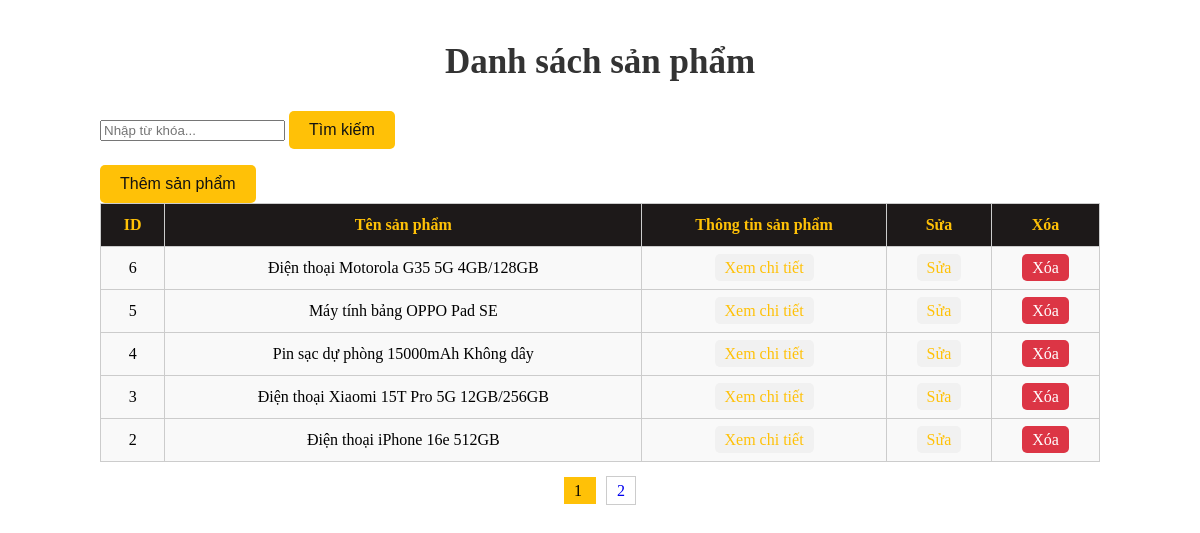
The app's page /Xmobile-master/admins/admincp/pages/content/quanlysanpham.php with its own data.
### tables this page shows
CREATE TABLE `products` (
  `Id` int(11) NOT NULL,
  `Name` varchar(255) NOT NULL,
  `Price` decimal(15,2) NOT NULL,
  `Ram` varchar(50) DEFAULT NULL,
  `Chip` varchar(100) DEFAULT NULL,
  `Rom` varchar(50) DEFAULT NULL,
  `Sim` varchar(100) DEFAULT NULL,
  `Mobile_Network` varchar(100) DEFAULT NULL,
  `Resolution` varchar(100) DEFAULT NULL,
  `Screen_size` varchar(50) DEFAULT NULL,
  `Camera` text DEFAULT NULL,
  `Operating_System` varchar(100) DEFAULT NULL,
  `Battery_Capacity` varchar(50) DEFAULT NULL,
  `Color` varchar(50) DEFAULT NULL,
  `Brand` int(11) NOT NULL,
  `Type` int(11) NOT NULL,
  `Description` text DEFAULT NULL
);

### Xmobile-master/admins/admincp/pages/content/quanlysanpham.php (the view, shortened to what this page needs)
<link rel="stylesheet" href="css/style_table.css">
<div class="container mx-auto">
    <h2>Danh sách sản phẩm</h2>
    <form method="GET" action="index.php" class="flex items-center gap-3 mb-3">
        <?php
                if(isset($_GET["keyword"])){
                    $keyword = $_GET["keyword"];
                } else {
                    $keyword = "";
                }
        ?>
        <input type="text" name="keyword" placeholder="Nhập từ khóa..." value="<?php echo $keyword; ?>"
            class="flex-1 px-4 py-2 border border-gray-300 rounded-lg focus:outline-none focus:ring-2 focus:ring-blue-500"
        >
        <button type="submit" class="px-4 py-2 bg-blue-600 text-black rounded-lg hover:bg-blue-700 transition duration-200">
            Tìm kiếm
        </button>
    </form>
    <a href="index.php?action=themsanpham"><button type="button">Thêm sản phẩm</button></a>
    <table border="1px" cellspacing="0" cellpadding="0" width="80%">
        <tr>
            <th>ID</th>
            <th>Tên sản phẩm</th>
            <th>Thông tin sản phẩm </th>
            <th>Sửa</th>
            <th>Xóa</th>
        </tr>
        <?php
            include_once "../../connection/open.php";
            $recordsPerPage = 5;
            $sqlCountRecords = "SELECT COUNT(*) AS total_records FROM products
                                WHERE products.Name LIKE '%$keyword%'";
            $countRecords = mysqli_query($connection, $sqlCountRecords);
            $totalRecords = 0;
            foreach ($countRecords as $countRecord) {
                $totalRecords = $countRecord["total_records"];
            }
            $pages = ceil($totalRecords / $recordsPerPage);
            if (isset($_GET["page"])) {
                $page = $_GET["page"];
            } else {
                $page = 1;
            }
            $start = ($page - 1) * $recordsPerPage;
            $sql_products = "SELECT * FROM products
                            WHERE products.Name LIKE '%$keyword%'
                            ORDER BY products.Id DESC
                            LIMIT $start, $recordsPerPage";
            $products = mysqli_query($connection, $sql_products);
            foreach ($products as $product) {
        ?>
        <tr>
            <td><?php echo $product["Id"] ?></td>
            <td><?php echo $product["Name"] ?></td>
            <td><a href="index.php?action=chitietsanpham&id=<?php echo $product['Id']; ?>">Xem chi tiết</a></td>
            <td><a href="index.php?action=suasanpham&id=<?php echo $product['Id']; ?>">Sửa</a></td>
            <td><a href="products/destroy.php?id=<?php echo $product['Id']; ?>" class="delete">Xóa</a></td>
        </tr>
        <?php } ?>
    </table>
    <div style="text-align: center; margin-top: 20px;">
        <?php for ($i = 1; $i <= $pages; $i++) {
            $link = "index.php?action=quanlysanpham&page=$i";
        ?>
            <a href="<?php echo $link; ?>"
               style="margin: 0 5px; padding: 5px 10px; text-decoration: none;
                      <?php echo ($i == $page) ? 'background-color: #ffc107; color: black;' : 'border: 1px solid #ccc;' ?>">
                <?php echo $i; ?>
            </a>
        <?php } ?>
    </div>
</div>

### Xmobile-master/admins/admincp/css/style_table.css (style rules this page uses)
h2 { text-align: center; font-size: 35px; color: #333333; }
.container { max-width: 1000px; margin: auto; padding: 5px 30px; }
button { background-color: #ffc107; color: #121212; padding: 10px 20px; border: none; font-size: 16px; border-radius: 5px; cursor: pointer; margin: 0 0; }
table { width: 100%; border-collapse: collapse; }
th, td { padding: 12px; text-align: center; font-size: 16px; border: 1px solid #ccc; }
th { background-color: #1d1919; color: #ffc107; font-weight: bold; }
td { background-color: #f9f9f9; color: #000; }
td a { color: #ffc107; text-decoration: none; padding: 5px 10px; border-radius: 5px; background-color: #f1f1f1; }
td a.delete { background-color: #dc3545; color: white; }

### records on screen
products: Id "6", Name "Điện thoại Motorola G35 5G 4GB/128GB"
products: Id "5", Name "Máy tính bảng OPPO Pad SE"
products: Id "4", Name "Pin sạc dự phòng 15000mAh Không dây"
products: Id "3", Name "Điện thoại Xiaomi 15T Pro 5G 12GB/256GB"
products: Id "2", Name "Điện thoại iPhone 16e 512GB"
